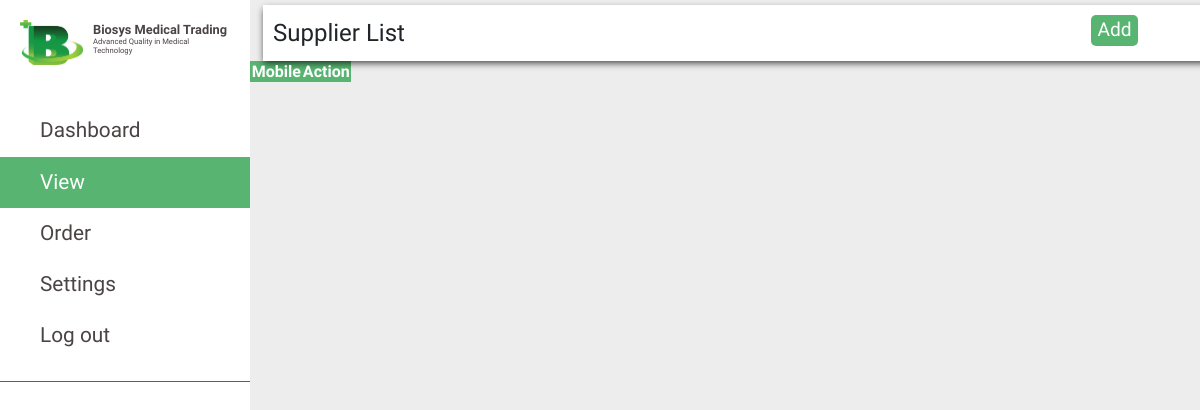
Before: /php/viewSupplierPage.php (signed in) with the older database file.
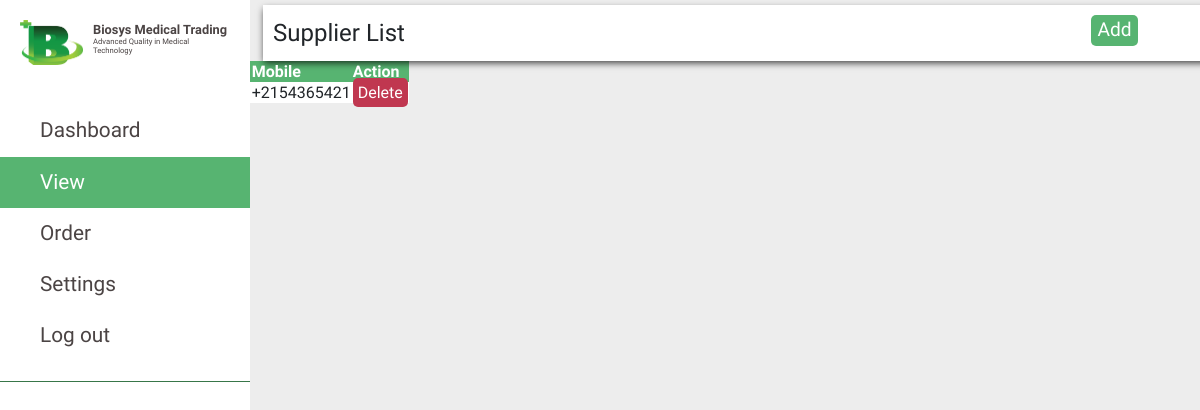
After: the same page with the newer database file.
### tables this page shows
CREATE TABLE `supplier` (
  `SupId` int(11) NOT NULL,
  `SupName` varchar(50) NOT NULL,
  `SupAddress` varchar(50) NOT NULL,
  `SupMobile` varchar(255) DEFAULT NULL
);

### php/viewSupplierPage.php (the view, shortened to what this page needs)
<html>
	<?php $page = 'viewPage'; include('../include/header.php');?>
	<?php include('../include/navbar.php');?>
	<?php include('../database/db.php');?>
	<link href="../css/ViewOrder.css" rel="stylesheet" type="text/css" />
	<body>
		<div class="label SupplierList">Supplier List
			<button id="myBtn">Add</button>
		</div>
		<table id="supplier_list" class="display">
			<thead>
				<tr>
					<th>Supplier ID</th>
					<th>Supplier Name</th>
					<th>Address</th>
					<th>Mobile</th>
					<th>Action</th>
				</tr>
			</thead>
				<tbody>
					<?php
						$sql = "SELECT * FROM supplier";
						$result = $conn->query($sql);
					?>
					<?php if ($result->num_rows > 0): ?>
						<?php while($row = $result->fetch_assoc()): ?>
							<tr>
								<td><?php echo $row["SupId"]; ?></td>
								<td><?php echo $row["SupName"]; ?></td>
								<td><?php echo $row["SupAddress"]; ?></td>
								<td><?php echo $row["SupMobile"]; ?></td>
								<td><a onclick="return alert('Supplier Deleted');" href="../actions/supplier_delete.php?sid=<?php echo $row["SupId"];?>" class="action delete">Delete</td>
							</tr>
						<?php endwhile; ?>
					<?php endif; ?>
				</tbody>
			</table>
	</body>
</html>

Changed rows visible on the page:
added supplier: SupMobile "+2154365421"
